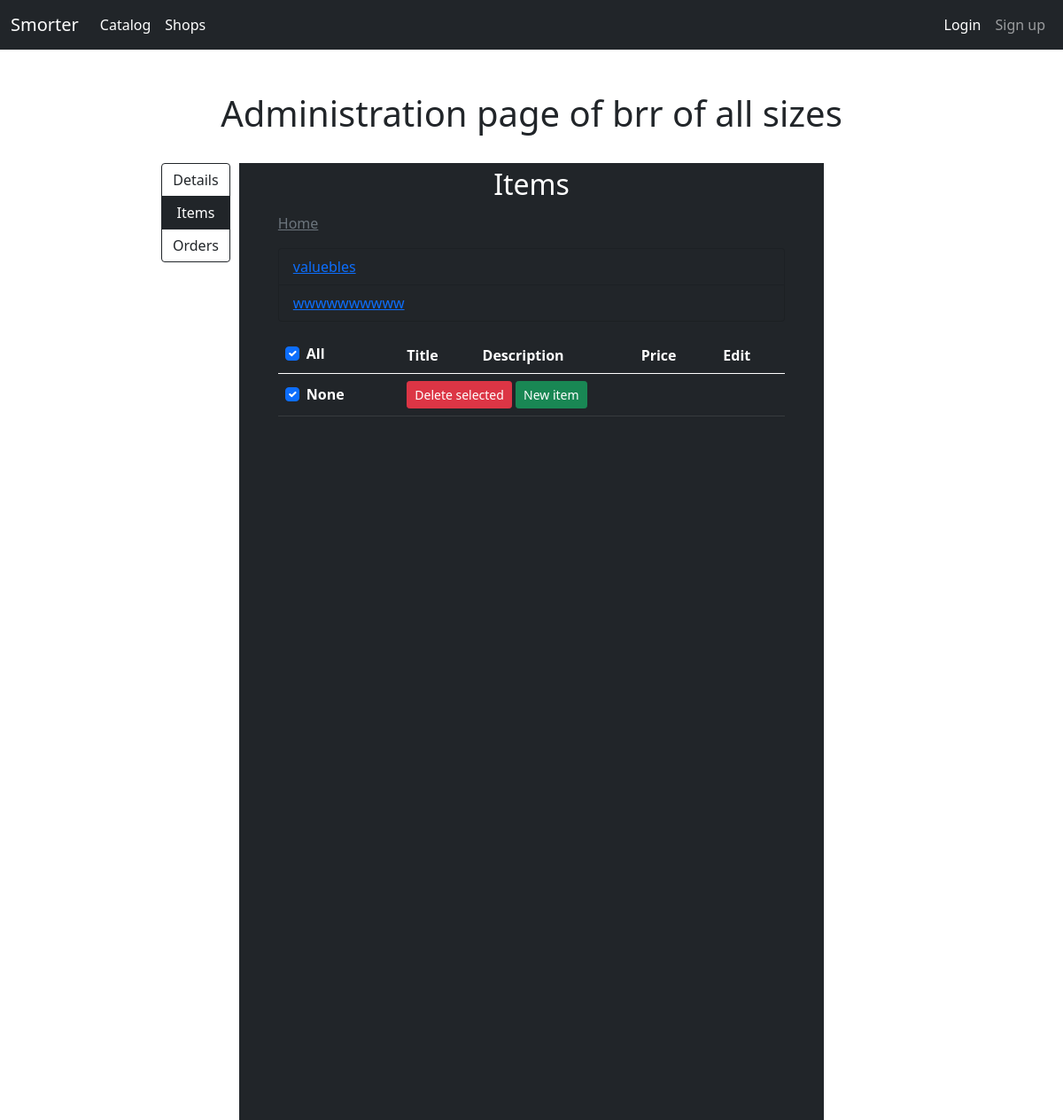
Before: /shop/1/admin/items/?category=s with the older database file.
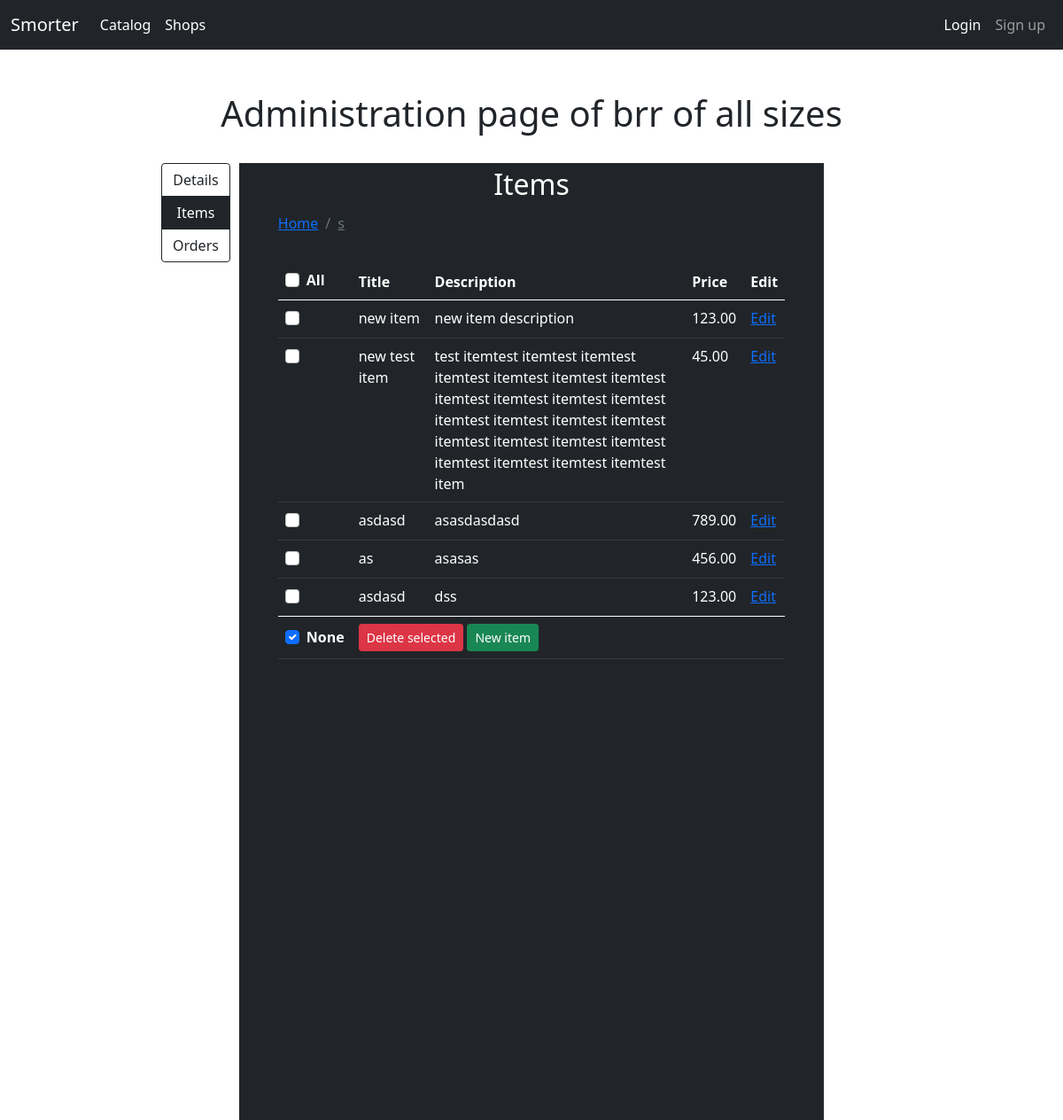
After: the same page with the newer database file.
### eshop/models.py (models this page shows, shortened)
class Item(models.Model):
    shop = models.ForeignKey(Shop, null=False, blank=False, on_delete=models.CASCADE)
    title = models.CharField(max_length=150, blank=False, null=False)
    description = models.TextField(blank=True, null=True)
    path = models.CharField(max_length=200, blank=False, null=False)
    price = models.DecimalField(decimal_places=2, max_digits=9, blank=False, null=False)
    specs = models.CharField(max_length=1000, default={})
    class Meta:
        ordering = ["shop", "path"]

### eshop/views.py (the view)
# urls.py: path('shop/<int:id>/admin/<slug:tab>/', views.admin_shop, name="admin_shop"),
def admin_shop(request, id, tab, item_id=None, *args, **kwargs):
    shop = get_object_or_404(Shop, id=id)
    query = dict(request.GET.lists())
    current = get_shop_current_cat(shop, query)
    bread = [["".join([f'category={sus}&' for sus in current["path"][:i+1]])[:-1], sub] for i, sub in enumerate(current["path"])]
    cur_subs = [x for x in current if x not in ["items", "path"]]
    subs = [["".join([f'category={sus}&' for sus in (current["path"] if "path" in current else []) +[sub]])[:-1], sub] for sub in cur_subs]
    if request.method == 'POST':
        form_input = {**request.POST}
        for x in form_input.keys():
            if "methods" not in x:
                form_input[x] = form_input[x][0]
        form_input["owner"] = shop.owner
        form_input["owner_id"] = form_input["owner"].id
        form_input["admin_group"] = SmorterGroup.objects.get(name=f"Shop{shop.id}AdminGroup")
        admins = form_input["admins"]
        detail_form = ShopCreateForm(form_input, instance=shop)
        if detail_form.is_valid():
            set_shop_admins(shop, admins)
            detail_form.save()
        else:
            print(detail_form.errors)
    else:
        detail_form = ShopCreateForm(instance=shop)
    return render(request, 'eshop/shop/admin/admin_base.html',
                  {'detail_form': detail_form, "users": User.objects.all(),
                   "method": "PUT", "shop": shop,
                   "tab": tab, "current": current, "query_path": (bread[-1][0] if bread else ""),
                   "bread": bread, "subs": subs,
                   })

### eshop/forms.py
class ShopCreateForm(forms.ModelForm):
    admins = forms.CharField(label=_(''), widget=forms.TextInput(attrs={'class': 'form-control mb-3'}))
    class Meta:
        model = Shop
        fields = ["owner", "title", "description", "payment_methods", "shipment_methods", "image", "admin_group", "admins"]
        labels = {x:"" for x in fields}
        labels["payment_methods"] = "Select your payment methods"
        labels["shipment_methods"] = "Select your shipment methods"
        labels["image"] = "Upload your banner"
        widgets = {
            "title": forms.TextInput(attrs={'class': 'form-control mb-3', 'placeholder': 'Shop title', 'required': 'true'}),
            "description": forms.Textarea(attrs={'class': 'form-control mb-3', 'placeholder': 'Shop Description'}),
            "payment_methods": forms.SelectMultiple(attrs={'class': 'form-select mb-3'}),
            "shipment_methods": forms.SelectMultiple(attrs={'class': 'form-select mb-3'}),
            "image": forms.FileInput(attrs={'class': 'form-control mb-3', "type": "file"}),
        }

### eshop/templates/eshop/shop/admin/admin_base.html (shortened to what this page needs)
{% extends "base.html" %}
{% block content %}
<br><br>
<h1 class="text-center">Administration page of {{ shop.title }}</h1>
<br>
<div class="container bg-dark" style="width: 55%; min-height: 1080px;">
    <div class="" id="tab-buttons" style="position: relative;">
        <div class="btn-group-vertical" role="group" aria-label="Basic radio toggle button group" style="position: absolute; left: -100px;">
            <a class="btn btn-outline-dark" id="details" href="{% url 'admin_shop' shop.id 'details' %}">Details</a>
            <a class="btn btn-outline-dark" id="items" href="{% url 'admin_shop' shop.id 'items' %}">Items</a>
            <a class="btn btn-outline-dark" id="orders" href="{% url 'admin_shop' shop.id 'orders' %}">Orders</a>
        </div>
    </div>
    {% if tab == "details" %}
        {% include "eshop/shop/admin/details.html" %}
    {% elif tab == "items" %}
        {% include "eshop/shop/admin/items.html" %}
    {% elif tab == "orders" %}
        {% include "eshop/shop/admin/orders.html" %}
    {% endif %}
</div>
{% endblock %}

### eshop/templates/eshop/shop/admin/items.html (shortened to what this page needs)
{% block content %}
<div id="tab">
    <div style="margin: 0px 5%;">
        <h2 class="text-center">Items</h2>
        <nav aria-label="breadcrumb">
            <ol class="breadcrumb mb-3" id="bread">
                <li class="breadcrumb-item"><a href="{% url 'admin_shop' shop.id 'items' %}">Home</a></li>
                {% for q, s in bread %}
                    <li class="breadcrumb-item"><a href="{% url 'admin_shop' shop.id 'items' %}?{{ q }}">{{ s }}</a></li>
                {% endfor %}
            </ol>
        </nav>
        <div style="color: white;" id="content">
            <ul class="list-group mb-3">
                {% for q, s in subs %}
                    <li class="list-group-item bg-dark"><a href="{% url 'admin_shop' shop.id 'items' %}?{{ q }}">{{ s }}</a></li>
                {% endfor %}
            </ul>
            <table class="table table-dark mb-3">
                <thead>
                    <tr>
                        <th scope="col">
                            <div class="form-check">
                                <input class="form-check-input" type="checkbox" value=""id="check-all">
                                <label class="form-check-label" for="check-all">All</label>
                            </div>
                        </th>
                        <th scope="col">Title</th>
                        <th scope="col">Description</th>
                        <th scope="col">Price</th>
                        <th scope="col">Edit</th>
                    </tr>
                </thead>
                <tbody>
                    {% for item in current.items %}
                        <tr>
                            <th scope="col">
                                <div class="form-check">
                                    <input class="form-check-input" type="checkbox" value="" itemlabel="{{ item.id }}">
                                </div>
                            </th>
                            <td style="width: 15%;">{{ item.title }}</td>
                            <td>{{ item.description }}</td>
                            <td>{{ item.price }}</td>
                            <td><a class="breadcrumb-item" style="cursor: pointer;">Edit</a></td>
                        </tr>
                    {% endfor %}
                </tbody>
                <tfoot>
                    <tr>
                        <th scope="col">
                            <div class="form-check">
                                <input class="form-check-input" type="checkbox" value=""id="check-none">
                                <label class="form-check-label" for="check-none">None</label>
                            </div>
                        </th>
                        <th scope="col" colspan="4"><button class="btn btn-sm btn-danger" data-bs-toggle="modal" data-bs-target="#confirmDelete">Delete selected</button> <a class="btn btn-success btn-sm" href="{% url 'create_item' shop.id %}?{{ query_path }}">New item</a></th>
                    </tr>
                </tfoot>
            </table>
        </div>
    </div>
</div>
{% endblock %}

Changed rows visible on the page:
added Item: title "new item", description "new item description", price "123.00"
added Item: title "new test item", description "test itemtest itemtest itemtest itemtest itemtest itemtest itemtest itemtest itemtest itemtest itemtest itemtest itemtest itemtest itemtest itemtest itemtest itemtest itemtest itemtest itemtest itemtest itemtest item", price "45.00"
added Item: title "asdasd", description "asasdasdasd", price "789.00"
added Item: title "as", description "asasas", price "456.00"
added Item: title "asdasd", description "dss", price "123.00"
Other visible differences:
form field value: "☑" → "☐"
new list line: "s"
list line gone: "valuebles"
list line gone: "wwwwwwwwww"
